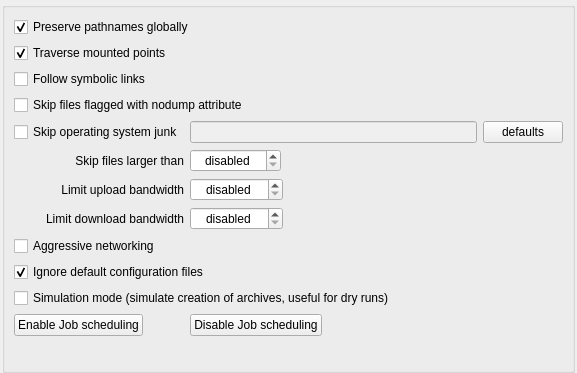
     <widget class="QWidget" name="settingsBackupPage">
      <property name="geometry">
       <rect>
        <x>0</x>
        <y>0</y>
        <width>577</width>
        <height>373</height>
       </rect>
      </property>
      <attribute name="label">
       <string>Backup</string>
      </attribute>
      <layout class="QVBoxLayout" name="settingsBackupVerticalLayout">
       <property name="leftMargin">
        <number>2</number>
       </property>
       <property name="topMargin">
        <number>2</number>
       </property>
       <property name="rightMargin">
        <number>2</number>
       </property>
       <property name="bottomMargin">
        <number>0</number>
       </property>
       <item>
        <widget class="QGroupBox" name="settingsBackupGroupBox">
         <property name="title">
          <string/>
         </property>
         <layout class="QGridLayout" name="gridLayout">
          <item row="10" column="0" colspan="4">
           <widget class="QCheckBox" name="simulationCheckBox">
            <property name="toolTip">
             <string>Don't really create archives on the Tarsnap servers; just simulate doing so locally.  The resulted archives and archive statistics will be almost identical (typically within a few kB or a fraction of a percent) to the real deal.</string>
            </property>
            <property name="text">
             <string>Simulation mode (simulate creation of archives, useful for dry runs)</string>
            </property>
           </widget>
          </item>
          <item row="7" column="1">
           <widget class="QSpinBox" name="limitDownloadSpinBox">
            <property name="sizePolicy">
             <sizepolicy hsizetype="Fixed" vsizetype="Fixed">
              <horstretch>0</horstretch>
              <verstretch>0</verstretch>
             </sizepolicy>
            </property>
            <property name="toolTip">
             <string>Limit download bandwidth rate to kilobits per second</string>
            </property>
            <property name="alignment">
             <set>Qt::AlignCenter</set>
            </property>
            <property name="specialValueText">
             <string>disabled</string>
            </property>
            <property name="suffix">
             <string>kbps</string>
            </property>
            <property name="maximum">
             <number>2147483647</number>
            </property>
            <property name="singleStep">
             <number>1024</number>
            </property>
           </widget>
          </item>
          <item row="8" column="0" colspan="4">
           <widget class="QCheckBox" name="aggressiveNetworkingCheckBox">
            <property name="toolTip">
             <string>Use multiple TCP connections to send data to the Tarsnap server, can improve network performance</string>
            </property>
            <property name="text">
             <string>Aggressive networking</string>
            </property>
           </widget>
          </item>
          <item row="3" column="0" colspan="4">
           <widget class="QCheckBox" name="skipNoDumpCheckBox">
            <property name="toolTip">
             <string>Not all filesystems support this attribute</string>
            </property>
            <property name="text">
             <string>Skip files flagged with nodump attribute</string>
            </property>
           </widget>
          </item>
          <item row="0" column="0" colspan="4">
           <widget class="QCheckBox" name="preservePathsCheckBox">
            <property name="toolTip">
             <string>Preseve absolute pathnames when backing up, by not removing leading slashes</string>
            </property>
            <property name="text">
             <string>Preserve pathnames globally</string>
            </property>
            <property name="checked">
             <bool>true</bool>
            </property>
           </widget>
          </item>
          <item row="6" column="0">
           <widget class="QLabel" name="limitUploadBandwidthLabel">
            <property name="text">
             <string>Limit upload bandwidth</string>
            </property>
            <property name="alignment">
             <set>Qt::AlignRight|Qt::AlignTrailing|Qt::AlignVCenter</set>
            </property>
           </widget>
          </item>
          <item row="1" column="0" colspan="4">
           <widget class="QCheckBox" name="traverseMountCheckBox">
            <property name="toolTip">
             <string>Cross mount points when creating archives</string>
            </property>
            <property name="text">
             <string>Traverse mounted points</string>
            </property>
            <property name="checked">
             <bool>true</bool>
            </property>
           </widget>
          </item>
          <item row="4" column="1">
           <widget class="QLineEdit" name="skipSystemLineEdit">
            <property name="enabled">
             <bool>false</bool>
            </property>
            <property name="toolTip">
             <string>Shell globbing patterns can be used, the list is colon separated</string>
            </property>
            <property name="text">
             <string notr="true"/>
            </property>
           </widget>
          </item>
          <item row="12" column="0" colspan="4">
           <spacer name="settingsBackupVerticalSpacer">
            <property name="orientation">
             <enum>Qt::Vertical</enum>
            </property>
            <property name="sizeHint" stdset="0">
             <size>
              <width>20</width>
              <height>40</height>
             </size>
            </property>
           </spacer>
          </item>
          <item row="9" column="0" colspan="4">
           <widget class="QCheckBox" name="ignoreConfigCheckBox">
            <property name="toolTip">
             <string>Do not read the default configuration files tarsnap.conf and tarsnaprc</string>
            </property>
            <property name="text">
             <string>Ignore default configuration files</string>
            </property>
            <property name="checked">
             <bool>true</bool>
            </property>
           </widget>
          </item>
          <item row="4" column="2" colspan="2">
           <widget class="QPushButton" name="skipSystemDefaultsButton">
            <property name="toolTip">
             <string>Fill with default system junk patterns</string>
            </property>
            <property name="text">
             <string>defaults</string>
            </property>
           </widget>
          </item>
          <item row="4" column="0">
           <widget class="QCheckBox" name="skipSystemJunkCheckBox">
            <property name="toolTip">
             <string>Tarsnap will skip these files globally for backups</string>
            </property>
            <property name="text">
             <string>Skip operating system junk</string>
            </property>
           </widget>
          </item>
          <item row="5" column="0">
           <widget class="QLabel" name="skipLargeFilesLabel">
            <property name="text">
             <string>Skip files larger than</string>
            </property>
            <property name="alignment">
             <set>Qt::AlignRight|Qt::AlignTrailing|Qt::AlignVCenter</set>
            </property>
           </widget>
          </item>
          <item row="5" column="1" colspan="2">
           <widget class="QSpinBox" name="skipFilesSizeSpinBox">
            <property name="enabled">
             <bool>true</bool>
            </property>
            <property name="sizePolicy">
             <sizepolicy hsizetype="Fixed" vsizetype="Fixed">
              <horstretch>0</horstretch>
              <verstretch>0</verstretch>
             </sizepolicy>
            </property>
            <property name="toolTip">
             <string>Do not include files of size equal or greater than the specified value in backups</string>
            </property>
            <property name="alignment">
             <set>Qt::AlignCenter</set>
            </property>
            <property name="specialValueText">
             <string>disabled</string>
            </property>
            <property name="showGroupSeparator" stdset="0">
             <bool>true</bool>
            </property>
            <property name="suffix">
             <string>MiB</string>
            </property>
            <property name="minimum">
             <number>0</number>
            </property>
            <property name="maximum">
             <number>2147483647</number>
            </property>
            <property name="singleStep">
             <number>512</number>
            </property>
            <property name="value">
             <number>0</number>
            </property>
           </widget>
          </item>
          <item row="6" column="1">
           <widget class="QSpinBox" name="limitUploadSpinBox">
            <property name="sizePolicy">
             <sizepolicy hsizetype="Fixed" vsizetype="Fixed">
              <horstretch>0</horstretch>
              <verstretch>0</verstretch>
             </sizepolicy>
            </property>
            <property name="toolTip">
             <string>Limit upload bandwidth rate to kilobits per second</string>
            </property>
            <property name="alignment">
             <set>Qt::AlignCenter</set>
            </property>
            <property name="specialValueText">
             <string>disabled</string>
            </property>
            <property name="suffix">
             <string>kbps</string>
            </property>
            <property name="minimum">
             <number>0</number>
            </property>
            <property name="maximum">
             <number>2147483647</number>
            </property>
            <property name="singleStep">
             <number>1024</number>
            </property>
           </widget>
          </item>
          <item row="7" column="0">
           <widget class="QLabel" name="limitDownloadBandwidthLabel">
            <property name="text">
             <string>Limit download bandwidth</string>
            </property>
            <property name="alignment">
             <set>Qt::AlignRight|Qt::AlignTrailing|Qt::AlignVCenter</set>
            </property>
           </widget>
          </item>
          <item row="2" column="0" colspan="4">
           <widget class="QCheckBox" name="followSymLinksCheckBox">
            <property name="toolTip">
             <string>If checked all symbolic links will be followed when creating an archive</string>
            </property>
            <property name="text">
             <string>Follow symbolic links</string>
            </property>
           </widget>
          </item>
          <item row="11" column="0">
           <widget class="QPushButton" name="enableSchedulingButton">
            <property name="sizePolicy">
             <sizepolicy hsizetype="Fixed" vsizetype="Fixed">
              <horstretch>0</horstretch>
              <verstretch>0</verstretch>
             </sizepolicy>
            </property>
            <property name="toolTip">
             <string>Register Tarsnap GUI with the platform scheduler to enable automatic Job backups</string>
            </property>
            <property name="text">
             <string>Enable Job scheduling</string>
            </property>
           </widget>
          </item>
          <item row="11" column="1">
           <widget class="QPushButton" name="disableSchedulingButton">
            <property name="sizePolicy">
             <sizepolicy hsizetype="Fixed" vsizetype="Fixed">
              <horstretch>0</horstretch>
              <verstretch>0</verstretch>
             </sizepolicy>
            </property>
            <property name="toolTip">
             <string>Deregister Tarsnap GUI from the platform scheduler to disable automatic Job backups</string>
            </property>
            <property name="text">
             <string>Disable Job scheduling</string>
            </property>
           </widget>
          </item>
         </layout>
        </widget>
       </item>
      </layout>
     </widget>
